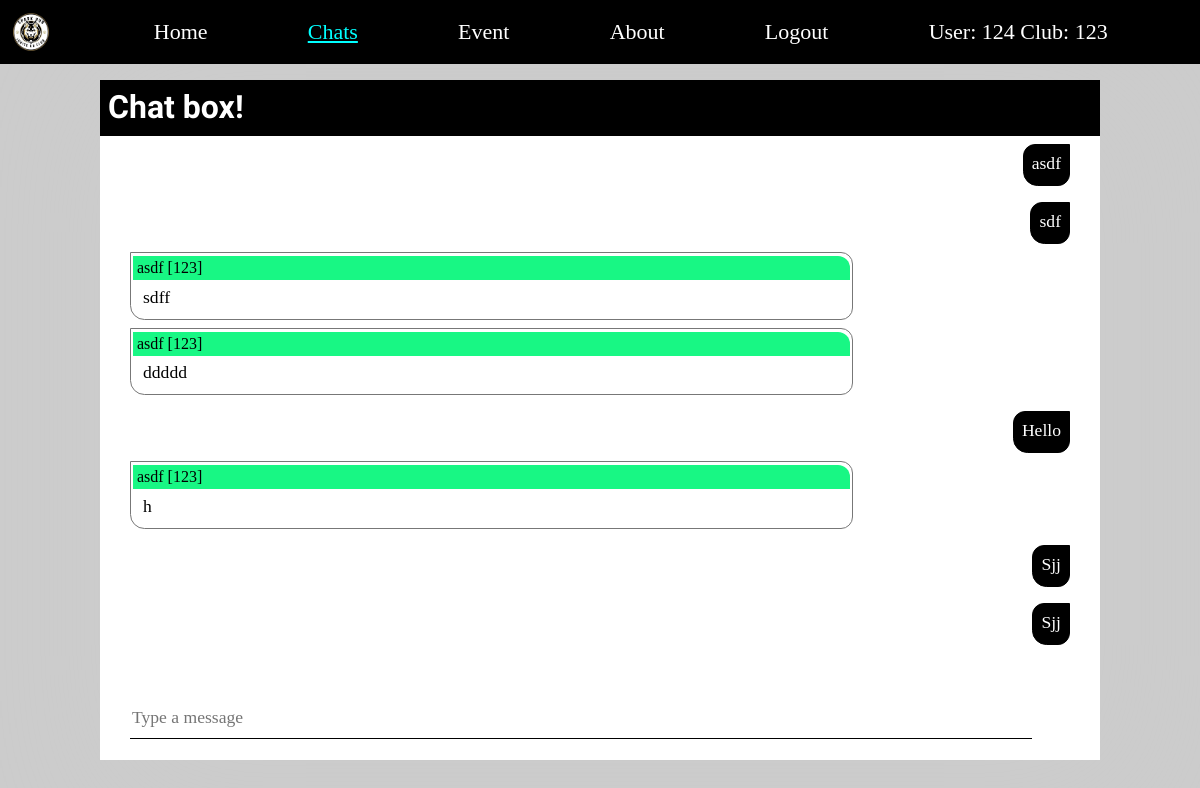
/chat/ (signed in), run on the app's committed database.
### club/models.py (models this page shows, shortened)
class chats(models.Model):
    cid = models.ForeignKey(Clubs,on_delete = models.CASCADE)
    uid = models.ForeignKey(UserId,on_delete = models.CASCADE)
    txt = models.CharField(max_length = 300)

class UserId(models.Model):
    user = models.OneToOneField(User,on_delete = models.CASCADE)
    cid = models.ForeignKey(Clubs,on_delete = models.CASCADE)
    name = models.CharField(max_length = 50)
    isLeader = models.BooleanField(default = False)

### club/views.py (the view)
# urls.py: path('chat/',chat,name='chat'),
@login_required(login_url='login_page')
def chat(request):
    chatss = chats.objects.all
    context = {'username':request.user.username,
               'clubId':UserId.objects.get(user=request.user).cid.clubId,
               'chatss':chatss
                 }
    return render(request,"chat.html",context)

### club/templates/chat.html (shortened to what this page needs)
{% extends 'base.html' %}
{% load static %}
{% block head%}
<link rel="stylesheet" href="{% static 'club/style.css'%}">
<link rel="stylesheet" href="https://cdnjs.cloudflare.com/ajax/libs/material-design-iconic-font/2.1.2/css/material-design-iconic-font.min.css">
{% endblock %}
{% block main%}
<form action=" {% url 'chatInput'%} " method="post">
    <div class="card">
        <div id="header">
          <h1>Chat box!</h1>
        </div>
            <div id="message-section">
                {% for texts in chatss %}
                {% if texts.cid.clubId == clubId %}
                  {% if texts.uid.user == request.user %}
                    <div class="message" id="user">
                      <span id="user-response"  >{{texts.txt}}</span>
                    </div>
                  {% else %}
                    <div class="message" id="bot">
                      <div id="userName" >{{texts.uid.name}} [{{texts.uid.user.username}}]</div>
                      <div id="bot-response" >{{texts.txt}}</div>
                    </div>
                  {% endif %}
                {% endif %}
                {% endfor %}
            </div>
        <div class="input-section">
          <input id="input" name="inputs" type="text" placeholder="Type a message" autocomplete="off" autofocus="autofocus"/>
          <button class="send" type="submit">
            <div class="circle"></div>
          </button>
        </div>
      </div>
</form>
{% endblock %}

### club/templates/base.html (shortened to what this page needs)
{%load static%}
<!DOCTYPE html>
<html lang="en">
<head>
    {% block head %}
    {% endblock %}
</head>
{% load static %}
<body>
<div class="my">
<div id="topbar" class="mynavbar">
    <img class="nav-logo"  src="{% static 'club/logo.jpg' %}" alt="apple-logo"/>
    <div id="toplist" class="navbar-list navbar-list-none">
        {% url 'home' as urls %}
        <a {% if request.path == urls %} class="navbar-list-elems-select" {% else %} class="navbar-list-elems" {% endif %} href="{{urls}}">Home</a>
        {% url 'chat' as urls %}
        <a {% if request.path == urls %} class="navbar-list-elems-select" {% else %} class="navbar-list-elems" {% endif %} href="{{urls}}">Chats</a>
        {% url 'event' as urls %}
        <a {% if request.path == urls %} class="navbar-list-elems-select" {% else %} class="navbar-list-elems" {% endif %} href="{{urls}}">Event</a>
        {% url 'about' as urls %}
        <a {% if request.path == urls %} class="navbar-list-elems-select" {% else %} class="navbar-list-elems" {% endif %} href="{{urls}}">About</a>
        {% url 'logout' as urls %}
        <a class="navbar-list-elems"  href="{{urls}}">Logout</a>
        {% url '' as urls %}
        <a class="navbar-list-elems"  href="{{urls}}">User: {{username }} Club: {{clubId}}</a>
    </div>
</div>
</div>
<div class="main">
    {% block main %}
    {% endblock %}
</div>
</body>
</html>

### club/static/club/style.css (style rules this page uses)
* { margin: 0; font-family:'Trebuchet MS'; }
.navbar-list { width: 100%; list-style-type: none; display: flex; align-items: center; justify-content: space-evenly; }
.main { margin-top: 10vh; }

### club/templates/base.html (style rules this page uses)
body { margin: 0; font-family:'Trebuchet MS'; }
.my { margin: 0; font-family:'Trebuchet MS'; }
.mynavbar, .mynavbar-2 { font-family:'Trebuchet MS'; position: fixed; top: 0; z-index: 10; width: 100vw; background-color: black; padding: 0; min-height: 20px; }
.mynavbar { display: flex; align-items: center; }
.my .nav-logo { height: 6vh; width: 6vh; margin: 1vh; min-height: 20px; min-width: 20px; }
.my .navbar-list { width: 100%; display: flex; align-items: center; justify-content: space-evenly; }
.my .navbar-list-elems, .my .navbar-list-elems-select { cursor: pointer; color: white; font-weight:400; font-size: calc(1.5vh + 10px); border: 1; padding: 1vh; text-decoration: none; }
.my .navbar-list-elems-select { color: cyan; text-decoration: underline; }
.main { margin-top: 8vh; }

### club/templates/chat.html (style rules this page uses)
.main > * { font-size: 1.3vh; font-family: "Epilogue", sans-serif; background: #ccc; }
html { background: #ccc; --scrollbarBG: #fff; --thumbBG: #90a4ae; }
form { background: #ccc; width: 100%; display: flex; align-items: center; justify-content: space-around; }
form .card { max-width: 125vh; height: 85vh; width: 90vw; background-color: white; box-shadow: 2vw 2vw 12vw 3vw #ccc; }
body .card #header { height: 7vh; background: #000; padding: 0vh; }
form .card #header h1 { color: #fff; font-size: 4vh; font-family: "Finger Paint", cursive; padding: 1vh; }
form .card #message-section { height: 70vh; padding: 0 2.5vw; overflow: auto; scrollbar-width: thin; scrollbar-color: var(--thumbBG) var(--scrollbarBG); }
form .card #message-section #bot, form .card #message-section #user { position: relative; bottom: 0; min-height: 3vh; border: 0.15vh solid #777; background-color: #fff; border-radius: 0px 1.5vh 1.5vh 1.8vh; margin: 1vh 0; }
form .card #message-section #bot-response { padding: 1.2vh 1vh 0.5vh 0.5vh; }
form .card #message-section #user { border: 1.5px solid #000; border-radius: 1.5vh 0vh 1.5vh 1.8vh; background-color: #000; padding: 1vh; float: right; }
form .card #message-section #userName { position: relative; top: -1px; left: -0.3%; min-height: 0.7vh; border: 0vh solid #777; padding: 0.5vh; border-radius: 0vh 1.5vh 0vh 0vh; color: #000; background-color: rgb(24, 247, 132); clear: both; line-height: 2vh; font-size: 2vh; position: relative; margin: -0.5vh; width: 100.6%; word-wrap: normal; }
form .card #message-section #user #user-response { color: #fff; }
form .card #message-section .message { color: #000; clear: both; line-height: 2.5vh; font-size: 2.2vh; padding: 8px; position: relative; margin: 8px 0; max-width: 75%; word-wrap: break-word; z-index: 2; }
form .card .input-section { z-index: 1; padding: 0 2.5vw; display: flex; justify-content: flex-start ; overflow: hidden; margin-right: 5vw; height: 6vh; width: 100%; }
form .card .input-section input { color: #000; outline: none; height: 5vh; font-size: 2.2vh; width: inherit; border-top: none; border-left: none; border-right: none; border-bottom: solid #000 0.1vw; }
body .card .send { background: transparent; border: 0; cursor: pointer; flex: 0 0 auto; margin-left: 2vw; margin-right: 3vw; padding: 0; position: relative; outline: none; }
form .card .send .circle { position: relative; width: 4.8vh; height: 4.8vh; display: flex; align-items: center; justify-content: center; }

### data on the page
chats: txt "asdf"
chats: txt "sdf"
chats: uid.name "asdf", uid.user.username "123", txt "sdff"
chats: uid.name "asdf", uid.user.username "123", txt "ddddd"
chats: txt "Hello"
chats: uid.name "asdf", uid.user.username "123", txt "h"
chats: txt "Sjj"
chats: txt "Sjj"

### other printed values
{{ username }} "124"
{{ clubId }} "123"
